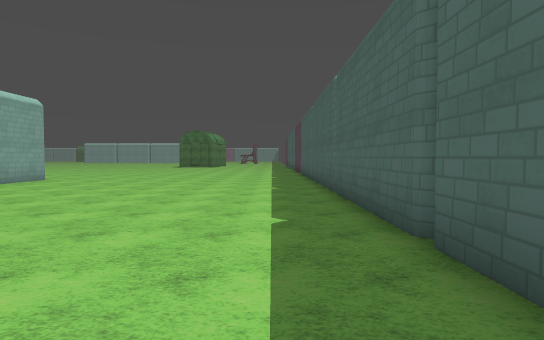
View 1 (above)

24 first-person views from a walk through a Godot game level. The camera is 1.5 m above the floor, tilts 2° down and sees 75° across. The floor is counted in squares, 1.8 m on a side. Each view is taken from the middle of a square. On the plan, view 1 faces up. The plan holds only what a view shows up to about 12 squares ahead; the rest is blank. The place goes on beyond the plan. Surface patterns are stand-ins for the level's own textures.

View 2
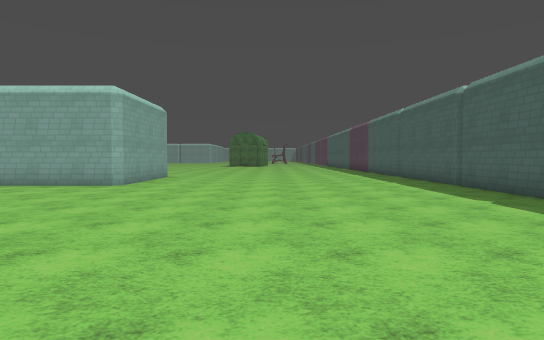

View 3
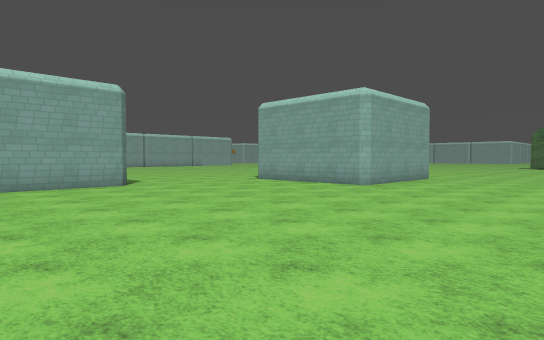

View 4
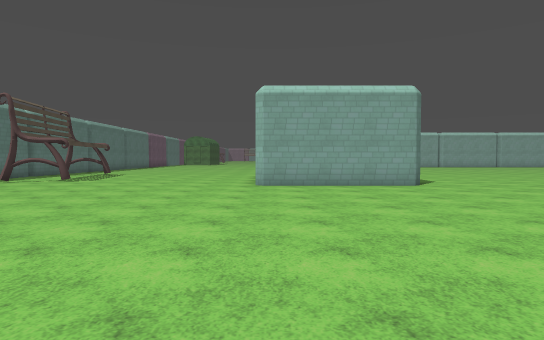

View 5
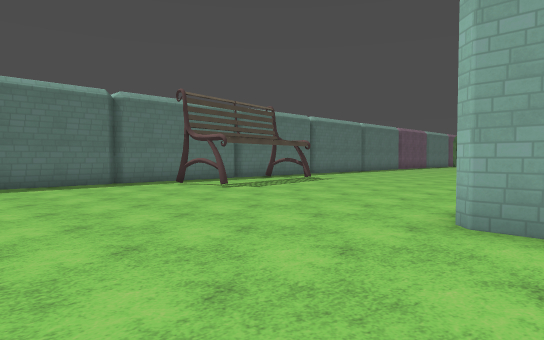

View 6
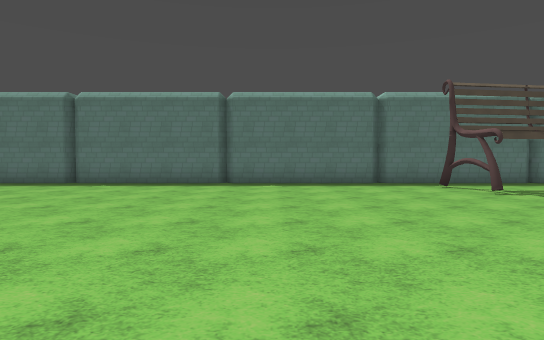

View 7
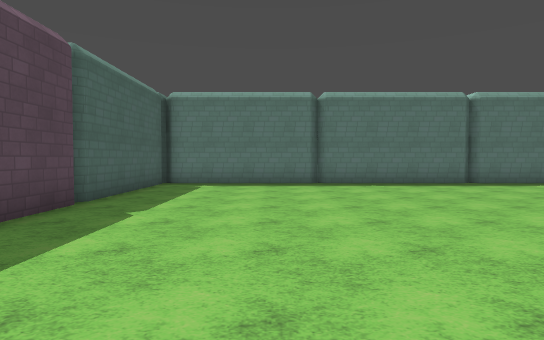

View 8
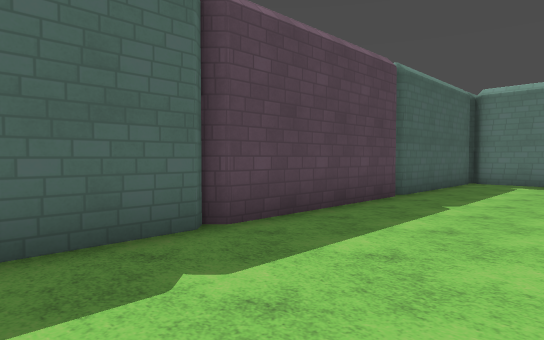

View 9
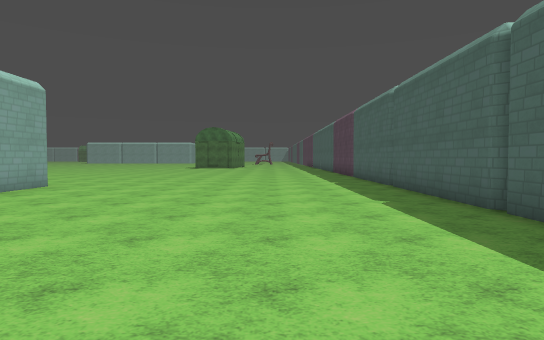

View 10
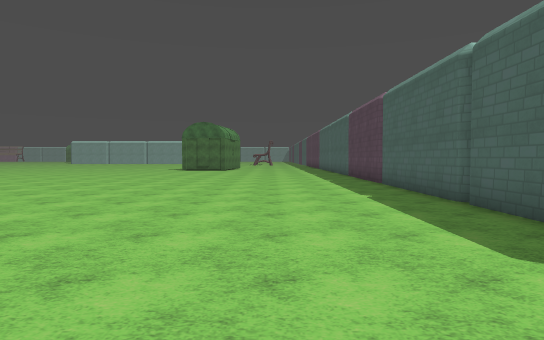

View 11
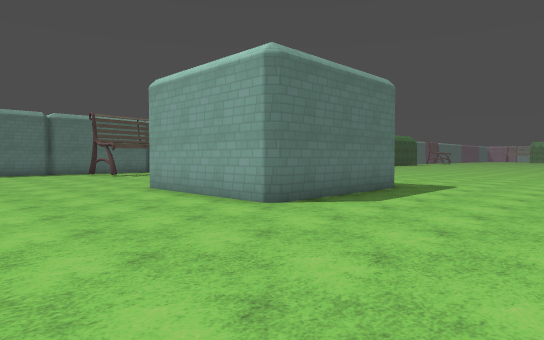

View 12
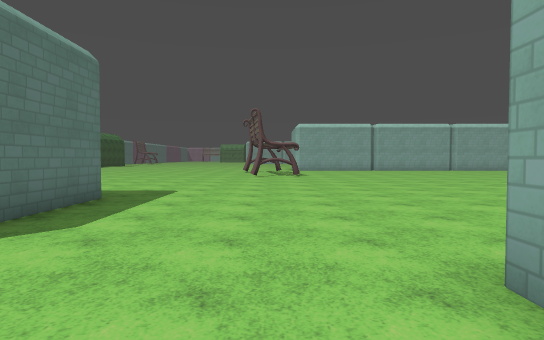

View 13
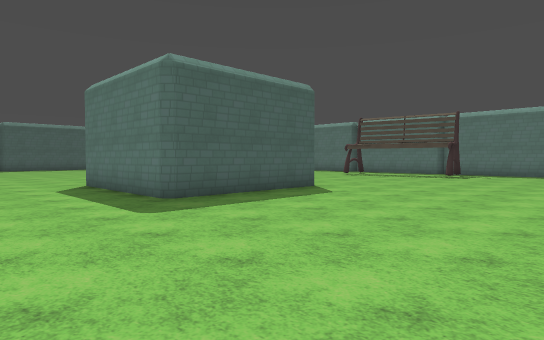

View 14
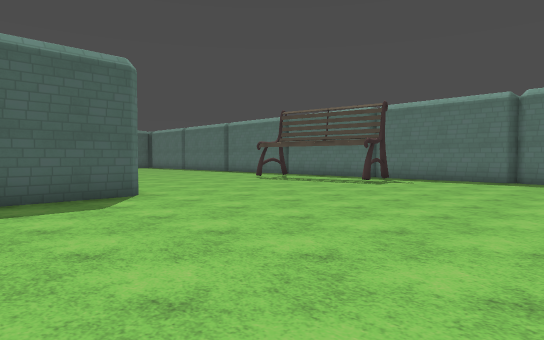

View 15
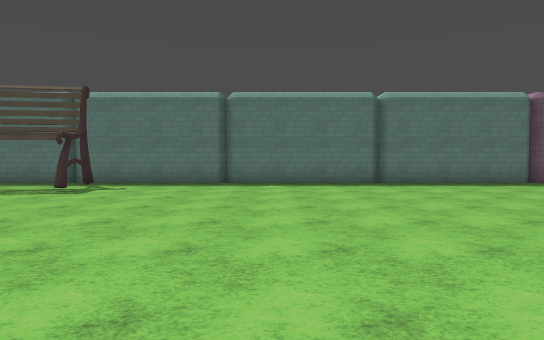

View 16
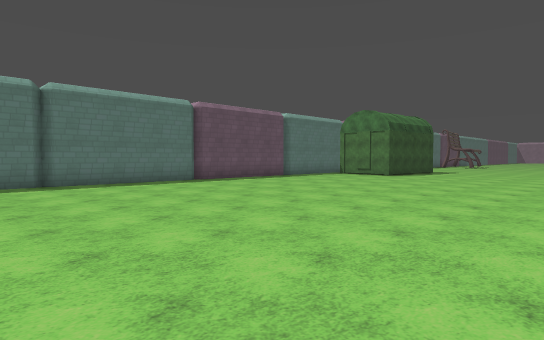

View 17
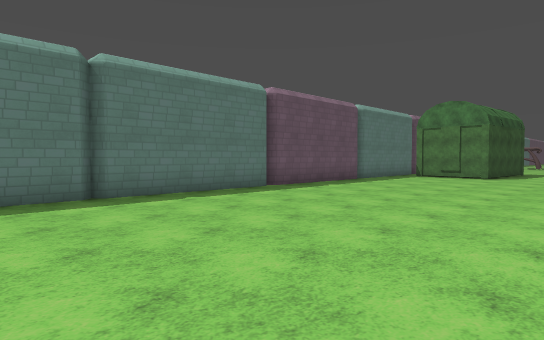

View 18
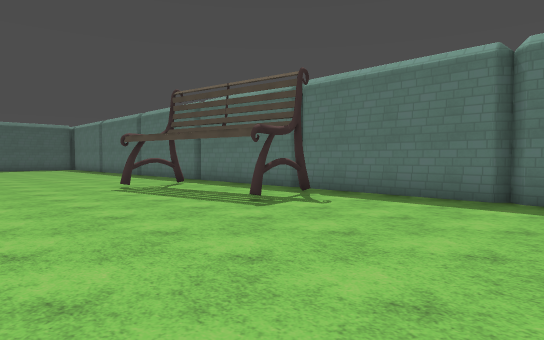

View 19
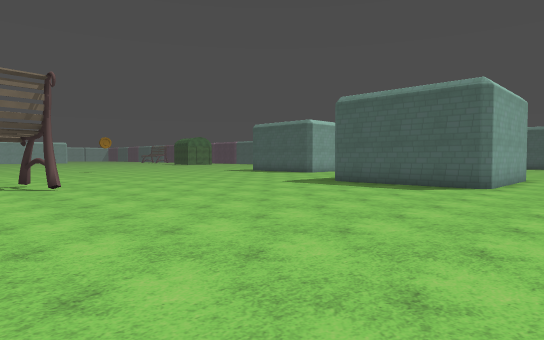

View 20
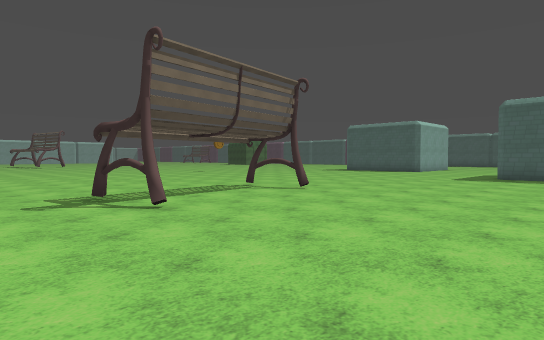

View 21
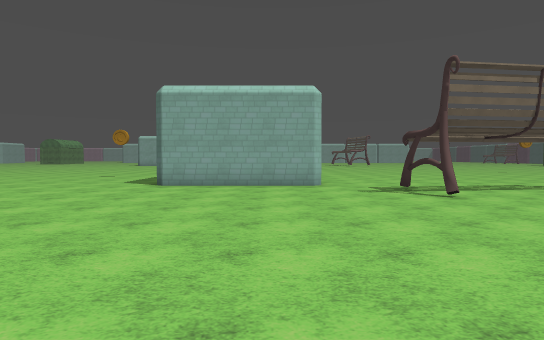

View 22
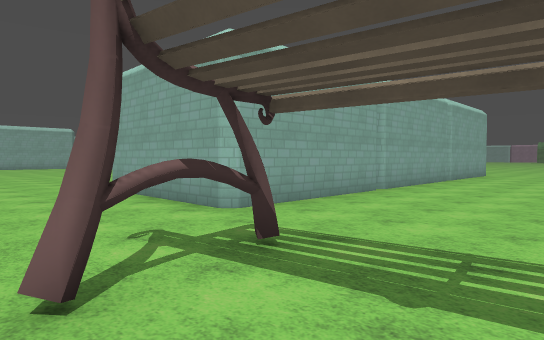

View 23
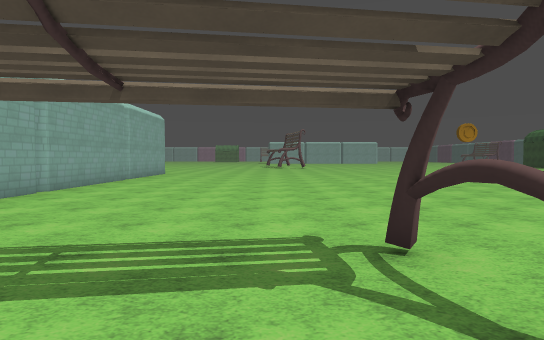

View 24
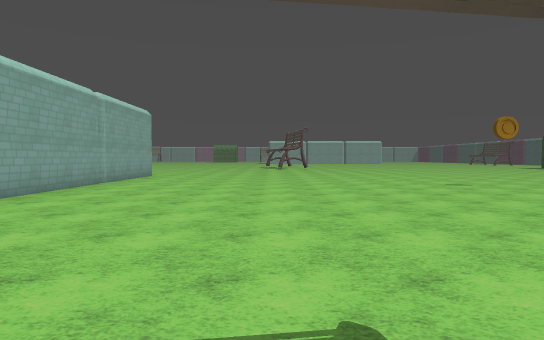

### Floor plan
Points are (right, up) in squares from view 1. A wall is a line through its corners. A room is listed if a view was taken in it or the views show most of it. See-through windows are left out.
Room 1 (views 1, 2, 3, 4, 5, 6, 7, 8, 9, 10, 11, 12, 13, 14, 15, 16, 17, 18, 19, 20, 21, 22, 23, 24)
walls: (-18.2, 3.5) (-13.8, 3.5); (-13.5, 3.2) (-13.5, -1.2); (-18.5, -1.2) (-18.5, 3.2); (-14.5, -1.5) (-18.2, -1.5); (-26.4, 6) (-26.8, 6.3); (-26.4, 6.5) (-26.7, 6.1); (-26.6, 6.6) (-27, 7.6); (-26.7, 6.7) (-26.7, 7.8) (-27.1, 8.1); (-8.8, 8.5) (-13.2, 8.5); (-15.4, -8.3) (-15.2, -8); (-15.2, -8.5) (-14.9, -9.4) (-14.9, -9.8); (-15.2, -8.8) (-15.1, -8.1) (-14.9, -8.2); (-20, -9) (-19.7, -8.6); (-31.1, 5.4) (-31.5, 5.7); (-8.5, 13.2) (-8.5, 8.8); (-31.1, 6) (-31.4, 6.9); (-31.3, 6) (-31.3, 7); (-31.3, 6.9) (-31.4, 5.8) (-31, 5.5); (-19.8, -9.5) (-19.7, -9); (-31.3, 7.3) (-31.4, 6.8); (-31.3, 7.4) (-31.6, 7) (-31.2, 6.1); (-15, -9.5) (-15, -8.6) (-15.1, -9.3) (-14.8, -9.8); (-19.6, -10.1) (-19.6, -9.3); (-15.1, -9.9) (-14.9, -9.5); (-33.8, 8.5) (-38.2, 8.5); (-33.5, 19) (-33.5, 8.8); (-35.5, -11.5) (1.2, -11.5); (1.5, -11.2) (1.5, 19)

Where each view was taken, in squares from view 1:
view 1: 0 up, 0 right, facing up
view 2: 2 down, 4 left, facing up
view 3: 1 down, 3 left, facing up-left
view 4: 1 down, 3 left, facing left
view 5: 0 up, 9 left, facing down-left
view 6: 0 up, 10 left, facing down
view 7: 0 up, 2 left, facing down
view 8: 1 up, 2 left, facing down-right
view 9: 3 up, 2 left, facing up
view 10: 7 up, 2 left, facing up
view 11: 8 up, 9 left, facing down-left
view 12: 7 up, 11 left, facing left
view 13: 7 up, 25 left, facing down-right
view 14: 2 up, 26 left, facing down-right
view 15: 0 up, 25 left, facing down
view 16: 0 up, 26 left, facing down-left
view 17: 4 down, 26 left, facing down-left
view 18: 4 down, 25 left, facing down-right
view 19: 4 down, 29 left, facing up-right
view 20: 0 up, 34 left, facing up-right
view 21: 2 down, 35 left, facing up
view 22: 5 up, 29 left, facing up-left
view 23: 5 up, 28 left, facing up
view 24: 7 up, 28 left, facing up
